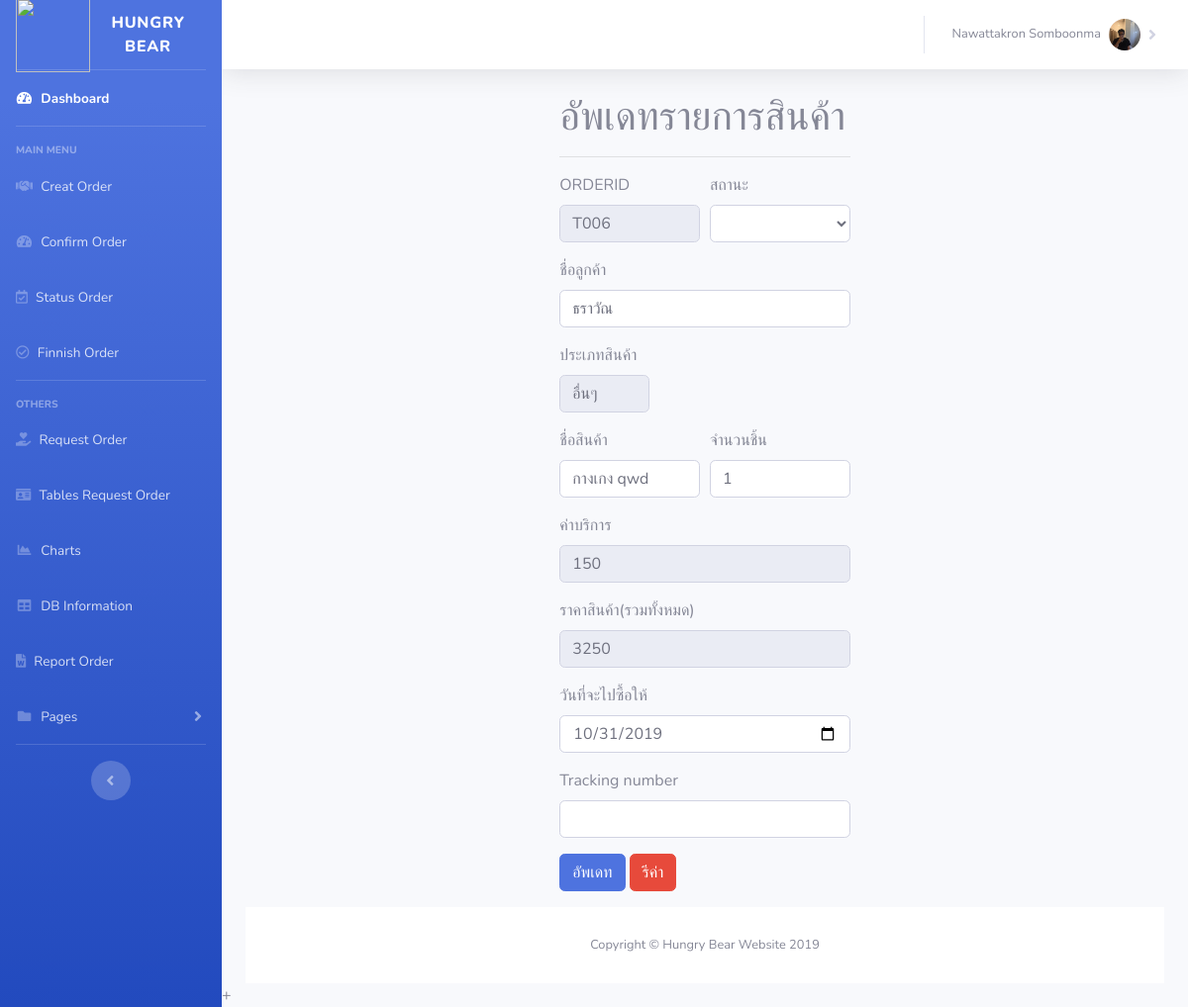
The page /updatestatus.php?orderid=T006 on the database as committed earlier.
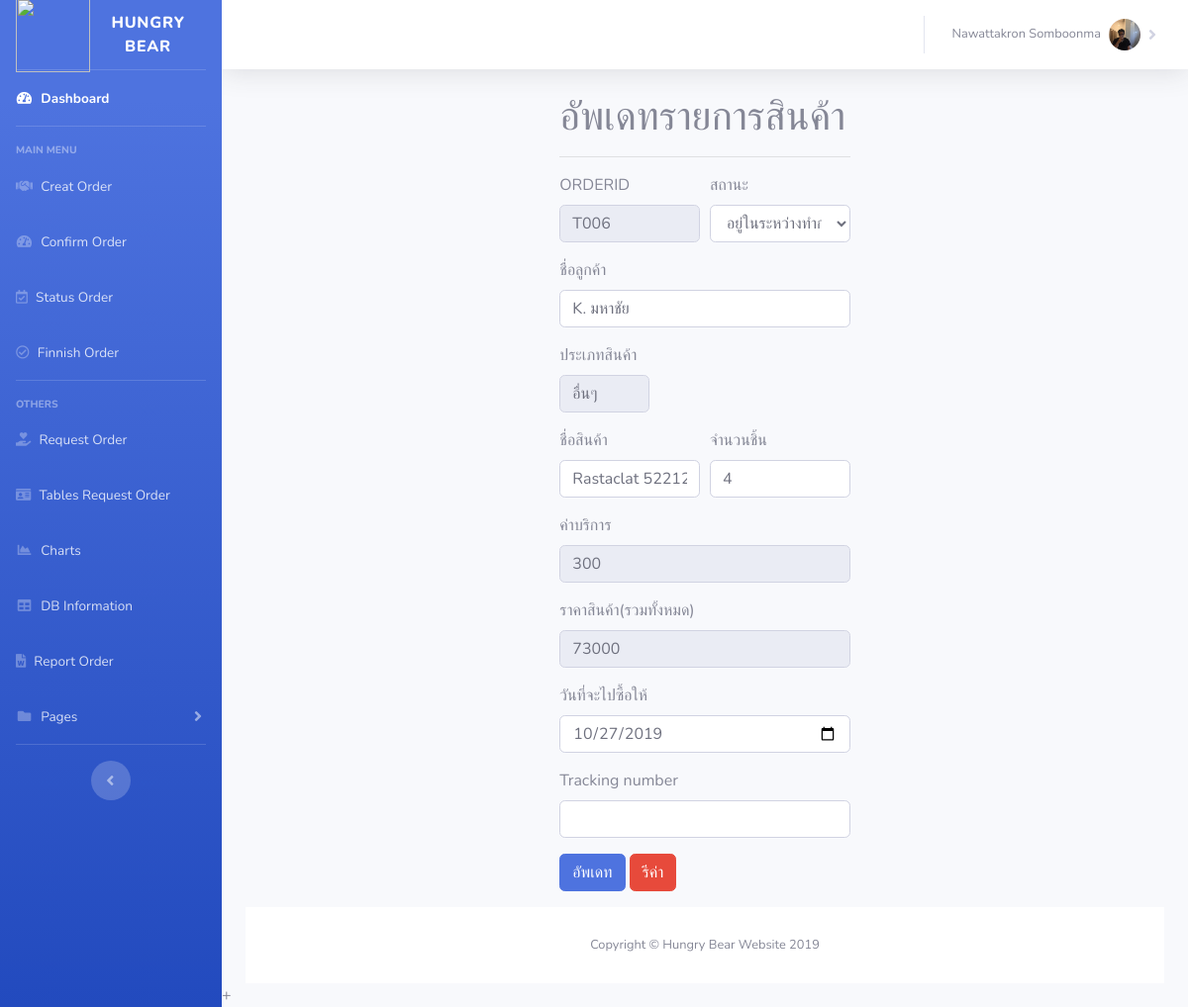
The same page on the database as committed later.
### tables this page shows
CREATE TABLE `orderfence` (
  `orderid` varchar(4) NOT NULL,
  `orderstatus` varchar(50) NOT NULL,
  `ordernamecus` varchar(100) NOT NULL,
  `ordercontact` varchar(100) NOT NULL,
  `orderaddress` varchar(1000) NOT NULL,
  `typepd` varchar(50) NOT NULL,
  `ordernameproduct` varchar(300) NOT NULL,
  `orderpieceproduct` varchar(5) NOT NULL,
  `orderdetailproduct` varchar(1000) NOT NULL,
  `orderservicecharge` varchar(255) NOT NULL,
  `ordertotalprice` varchar(255) NOT NULL,
  `orderdatebuy` date NOT NULL,
  `refundreason` varchar(500) NOT NULL,
  `trackingnumber` varchar(50) NOT NULL
);

### updatestatus.php (the view, shortened to what the changed rows need)
<?php
require_once('connect.php');
    $orderid = mysqli_real_escape_string($conn,$_GET['orderid']);
    $sql = "SELECT * FROM orderfence WHERE orderid='$orderid' ";
    $result = mysqli_query($conn, $sql) or die ("Error in query: $sql " . mysqli_error());
    $row = mysqli_fetch_array($result);
    extract($row);
?>
    <!DOCTYPE html>
    <html lang="en">
    <head>
        <link href="vendor/fontawesome-free/css/all.min.css" rel="stylesheet" type="text/css">
        <link href="css/sb-admin-2.min.css" rel="stylesheet">
    </head>
    <body id="page-top">
    <div id="wrapper">
        <div id="content-wrapper" class="d-flex flex-column">
            <div id="content">
                <div class="container-fluid">
                    <div class="row" >
                        <div class="col">
                            <h1>อัพเดทรายการสินค้า</h1><hr>
                            <form action="updatestatus.php" method="POST" enctype="multipart/form-data">
                                <div class="form-row">
                                    <div class="form-group col-md-6">
                                        <label for="inputEmail4">ORDERID</label>
                                        <input type="text"  name="orderid" id="orderid" class="form-control" value= "<?php echo $orderid; ?>" disabled="disabled" >
                                    </div>
                                    <div class="form-group col-md-6">
                                        <label for="ordercustomer">สถานะ</label>
                                        <select class="form-control" name="orderstatus">
                                            <option><?php  echo $row["orderstatus"]?></option>
                                        </select>
                                    </div>
                                </div>
                                <div class="form-group">
                                    <label for="ordernamecus">ชื่อลูกค้า</label>
                                    <input type="text" class="form-control" name="ordernamecus" value="<?php  echo $row["ordernamecus"]?>">
                                </div>
                                <div class="form-row">
                                    <div class="form-group col-md-4">
                                        <label for="inputState">ประเภทสินค้า</label>
                                        <input type="text" class="form-control" name="typepd" value="<?php  echo $row["typepd"]?>"disabled>
                                    </div>
                                </div>
                                <div class="form-row">
                                    <div class="form-group col-md-6">
                                        <label for="inputAddress2">ชื่อสินค้า</label>
                                        <input type="text" class="form-control" name="ordernameproduct" value="<?php  echo $row["ordernameproduct"]?>">
                                    </div>
                                    <div class="form-group col-md-6">
                                        <label for="orderpieceproduct">จำนวนชิ้น</label>
                                        <input type="text" class="form-control" name="orderpieceproduct" value="<?php  echo $row["orderpieceproduct"]?>">
                                    </div>
                                </div>
                                <div class="form-group">
                                    <label for="orderservicecharge">ค่าบริการ</label>
                                    <input type="text" class="form-control" name="orderservicecharge" value="<?php  echo $row["orderservicecharge"]?>" readonly>
                                </div>
                                <div class="form-group">
                                    <label for="ordertotalprice">ราคาสินค้า(รวมทั้งหมด)</label>
                                    <input type="text" class="form-control" name="ordertotalprice" value="<?php  echo $row["ordertotalprice"]?>" readonly>
                                </div>
                                <div class="form-group">
                                    <div class="form-group">
                                        <label for="orderdatebuy">วันที่จะไปซื้อให้</label>
                                        <input type="date" class="form-control"  name="orderdatebuy" value="<?php  echo $row["orderdatebuy"]?>" >
                                    </div>
                            </form>
                        </div>
                    </div>
                </div>
            </div>
        </div>
    </body>
    </html>

Rows that differ between the two databases and show on the page:
changed orderfence "อื่นๆ": orderstatus (not shown) → "อยู่ในระหว่างทำการจัดและซื้อส่งสินค้า"; ordernamecus "ธราวัณ" → "K. มหาชัย"; ordernameproduct "กางเกง qwd" → "Rastaclat 52212"; orderpieceproduct "1" → "4"; orderservicecharge "150" → "300"; ordertotalprice "3250" → "73000"; orderdatebuy "10/31/2019" → "10/27/2019"
